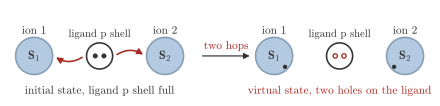

Here is the Python script that generated this plot:
"""Session 6, the virtual process with two holes on the ligand that can make the exchange between two ions ferromagnetic."""
import os, sys
sys.path.insert(0, os.path.join(os.path.dirname(os.path.abspath(__file__)), '..'))
import matplotlib.pyplot as plt
from matplotlib.patches import Circle, FancyArrowPatch
import style

fig, ax = plt.subplots(figsize=(style.WIDTH_CM * style.CM, 4.4 * style.CM))
ax.axis('off'); ax.set_aspect('equal')

def metal(x, y, label):
    ax.add_patch(Circle((x, y), 0.85, fc=style.LIGHT, ec=style.ACCENT, lw=1.2, alpha=0.55))
    style.label(ax, x, y + 1.15, label, fontsize=8.5)

def ligand(x, y, holes):
    ax.add_patch(Circle((x, y), 0.6, fc='white', ec=style.INK, lw=1.2))
    for dx in (-0.2, 0.2):
        if holes:
            ax.add_patch(Circle((x + dx, y), 0.1, fc='white', ec=style.BROKEN, lw=1.0, zorder=4))
        else:
            ax.add_patch(Circle((x + dx, y), 0.1, fc=style.INK, ec=style.INK, lw=0.5, zorder=4))

def spin(x, y, up):
    ax.annotate('', xy=(x, y + (0.45 if up else -0.45)), xytext=(x, y - (0.45 if up else -0.45)),
                arrowprops=dict(arrowstyle='-|>', color=style.INK, lw=1.4, mutation_scale=9))

for row, x0, holes in [(0, 0.0, False), (1, 11.0, True)]:
    y = 0.0
    metal(x0, y, 'ion 1'); metal(x0 + 6.0, y, 'ion 2'); ligand(x0 + 3.0, y, holes)
    style.label(ax, x0 + 3.0, y + 1.0, 'ligand p shell', fontsize=8)
    style.label(ax, x0, y, r'$\mathbf{S}_1$', fontsize=9); style.label(ax, x0 + 6.0, y, r'$\mathbf{S}_2$', fontsize=9)
    if row:
        ax.add_patch(Circle((x0 + 0.5, y - 0.5), 0.1, fc=style.INK, ec='none'))
        ax.add_patch(Circle((x0 + 5.5, y - 0.5), 0.1, fc=style.INK, ec='none'))
for xa, xb in [(2.3, 0.9), (3.7, 5.1)]:
    ax.add_patch(FancyArrowPatch((xa, 0.0), (xb, 0.0), connectionstyle='arc3,rad=-0.35', arrowstyle='-|>', mutation_scale=9, color=style.BROKEN, lw=1.2))
ax.annotate('', xy=(10.0, 0.0), xytext=(7.6, 0.0), arrowprops=dict(arrowstyle='-|>', color=style.INK, lw=0.9, mutation_scale=9))
style.label(ax, 8.8, 0.45, 'two hops', color=style.BROKEN, fontsize=8.5)
style.label(ax, 3.0, -1.6, 'initial state, ligand p shell full', fontsize=8.5)
style.label(ax, 14.0, -1.6, 'virtual state, two holes on the ligand', color=style.BROKEN, fontsize=8.5)
ax.set_xlim(-1.3, 18.3); ax.set_ylim(-2.0, 2.3)
style.save(fig, __file__)
